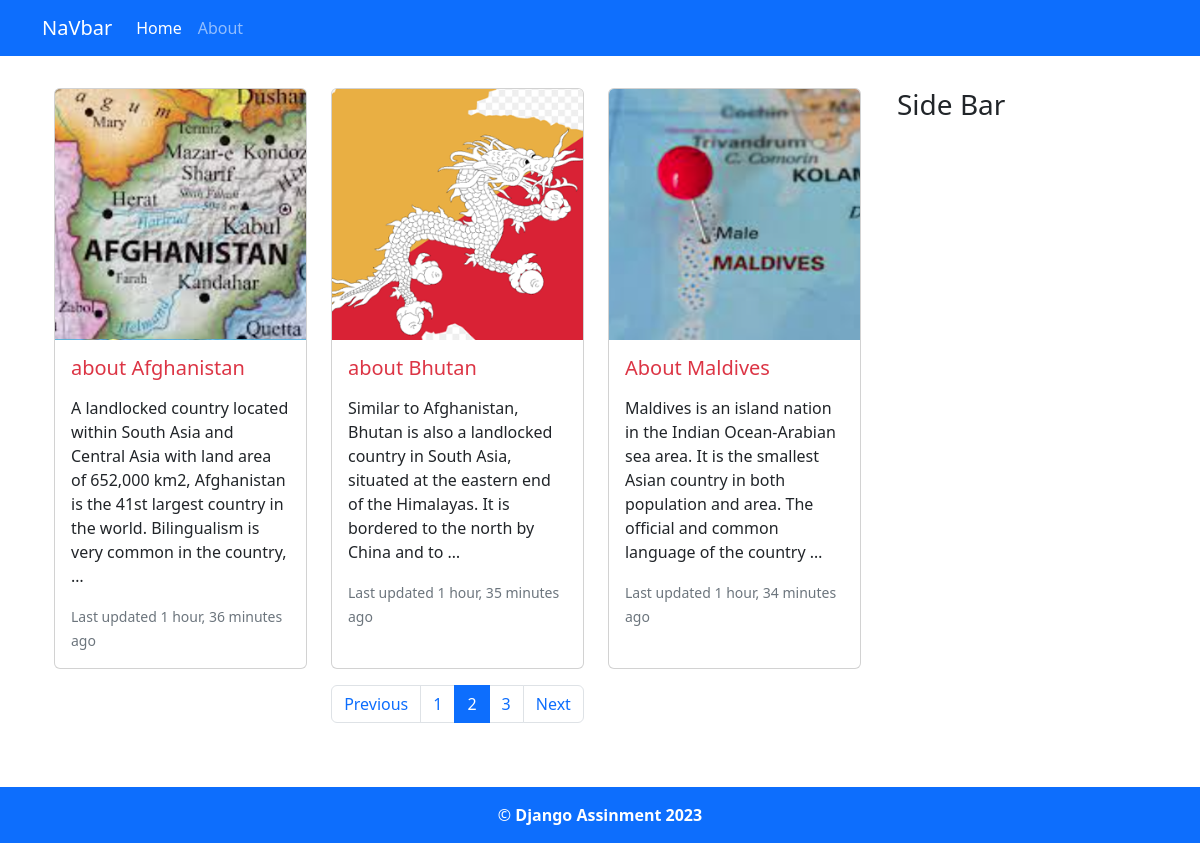
Screenshot of /?page=2 with the database file from the repository.
### blog/models.py (models this page shows, shortened)
class BlogPost(models.Model):
    STATUS = [
        ('draft', 'Draft'),
        ('published', 'Publish')
    ]
    title = models.CharField(max_length = 200)
    slug = models.SlugField(unique=True, blank=True,null=True)
    featured = models.ImageField(upload_to='blog/', blank=True, null=True)
    content = RichTextUploadingField()
    created = models.DateTimeField(auto_now_add=True)
    updated = models.DateTimeField(auto_now=True)
    category = models.ForeignKey(Category, on_delete=models.CASCADE)
    status = models.CharField(max_length=10, choices = STATUS, default='draft')
    meta_title = models.CharField(max_length=200, blank=True, null=True)
    meta_description = models.TextField(blank=True, null=True)
    class Meta:
        verbose_name_plural = "All Posts"

### blog/views.py (the view)
# urls.py: 2. Add a URL to urlpatterns:  path('', Home.as_view(), name='home')
def Home(request):
    queryset = BlogPost.objects.filter(status = 'published').order_by('-created')
    per_page =3
    paginator = Paginator(queryset, per_page)
    page_number = request.GET.get('page')
    posts = paginator.get_page(page_number)
    templates_name='home.html'
    contex = {'posts':posts}
    return render(request, templates_name,contex )

### templates/home.html (shortened to what this page needs)
{% extends 'base.html' %}
{% block content %}
<div class="container my-3">
    <div class="row py-3">
        <div class="col-md-9">
            <div class= "container">
                <div class="row row-cols-1 row-cols-md-3 g-4">
                    {% for post in posts%}
                <div class="card-group">
                    <div class="card">
                      <img src="{{post.featured.url}}" class="card-img-top" alt="...">
                      <div class="card-body">
                        <h5 class="card-title"><a href="{% url 'single_post' post.slug %}" class="text-decoration-none text-danger ">{{post.title}}</a></h5>
                        <p class="card-text">{{post.content|truncatewords:30|safe }}</p>
                        <p class="card-text"><small class="text-muted">Last updated {{post.updated|timesince }} ago</small></p>
                      </div>
                    </div>
                    </div>
                    {% endfor %}
                  </div>
                  <nav aria-label="Page navigation example" class="my-3">
                    <ul class="pagination justify-content-center">
                        {% if posts.has_previous %}
                      <li class="page-item">
                        <a class="page-link" href="?page={{posts.previous_page_number}}">Previous</a>
                      </li>
                      {% else %}
                      <li class="page-item disabled">
                        <a class="page-link">Previous</a>
                      </li>
                      {% endif %}
                      {% for i in posts.paginator.page_range %}
                      {% if posts.number == i %}
                      <li class="page-item active"><a class="page-link" href="?page={{i}}">{{i}}</a></li>
                      {% else %}
                      <li class="page-item "><a class="page-link" href="?page={{i}}">{{i}}</a></li>
                      {% endif %}
                      {% endfor%}
                      {% if posts.has_next %}
                      <li class="page-item">
                        <a class="page-link" href="?page={{posts.next_page_number}}">Next</a>
                      </li>
                      {% else %}
                      <li class="page-item disabled">
                        <a class="page-link">Next</a>
                      </li>
                      {% endif %}
                    </ul>
                  </nav>
                </div>
            </div>
        <div class="col-md-3"><h3>Side Bar</h3></div>
    </div>
</div>
{% endblock content %}

### rows the page displays
BlogPost: featured (picture), title "about Afghanistan", content "A landlocked country located within South Asia and Central Asia with land area of 652,000 km2, Afghanistan is the 41st largest country in the world. Bilingualism is very common in the country, …", updated "1 hour, 36 minutes"
BlogPost: featured (picture), title "about Bhutan", content "Similar to Afghanistan, Bhutan is also a landlocked country in South Asia, situated at the eastern end of the Himalayas. It is bordered to the north by China and to …", updated "1 hour, 35 minutes"
BlogPost: featured (picture), title "About Maldives", content "Maldives is an island nation in the Indian Ocean-Arabian sea area. It is the smallest Asian country in both population and area. The official and common language of the country …", updated "1 hour, 34 minutes"

### other values shown
{{ i }} "1" "3"
{{ i }} "2"
